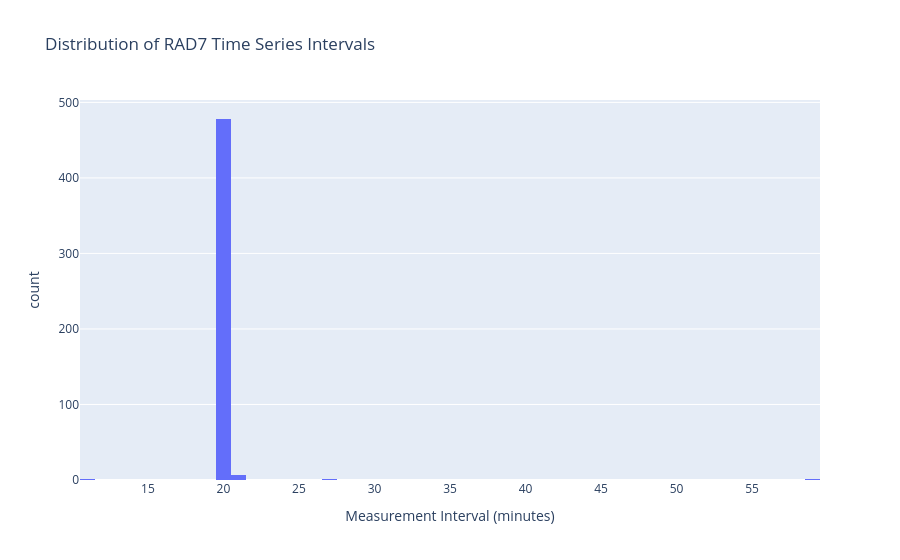

Notebook code cell kept with this figure:
### Markdown cell above
## Examine data
* Decide what the cycle length of the data is. This is important for converting from concentration to counts in the Basic Analysis section.
* Visualize the continuity of the time series. Are there any time gaps?

### Code cell
# It is important to know the cycle length of the data. Confirm that the time intervals between points displayed above, is consistent for the whole time series
df_expanded["Cycle Length"] = df_expanded["Full Date"].diff()   # diff() does current row - previous row (first row is NaN)
cycle_series = (df_expanded["Cycle Length"].dropna() / pd.Timedelta(minutes=1)).astype(int)

# Note that time intervals between measurement may vary because a run was stopped and restarted, etc. These should be anomalies.
px.histogram(
    cycle_series,
    x="Cycle Length",
    title="Distribution of RAD7 Time Series Intervals",
    labels={"Cycle Length":"Measurement Interval (minutes)"}
)

### Figure 1 — Plotly figure (JSON) as saved in the notebook; plotly's stock layout.template omitted (floating-point values rounded to 4 significant figures; data arrays with more than 128 entries replaced by an {"elided": "..."} marker saying what was removed)
{"data": [{"bingroup": "x", "hovertemplate": "Measurement Interval (minutes)=%{x}<br>count=%{y}<extra></extra>", "legendgroup": "", "marker": {"color": "#636efa", "pattern": {"shape": ""}}, "name": "", "orientation": "v", "showlegend": false, "type": "histogram", "x": {"elided": "488 int values"}, "xaxis": "x", "yaxis": "y"}], "layout": {"barmode": "relative", "legend": {"tracegroupgap": 0}, "title": {"text": "Distribution of RAD7 Time Series Intervals"}, "xaxis": {"anchor": "y", "domain": [0, 1], "title": {"text": "Measurement Interval (minutes)"}}, "yaxis": {"anchor": "x", "domain": [0, 1], "title": {"text": "count"}}}}
